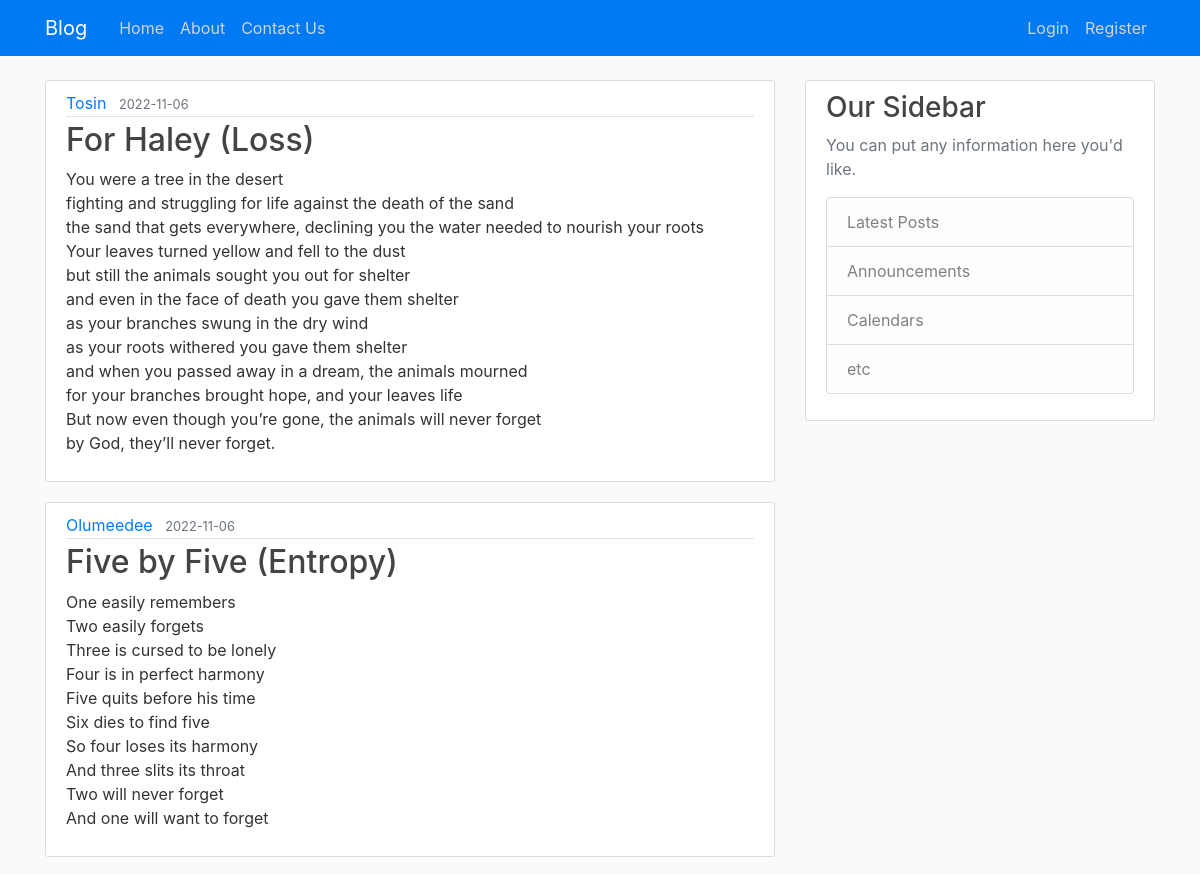
Page /home (upper part) on the earlier database version.
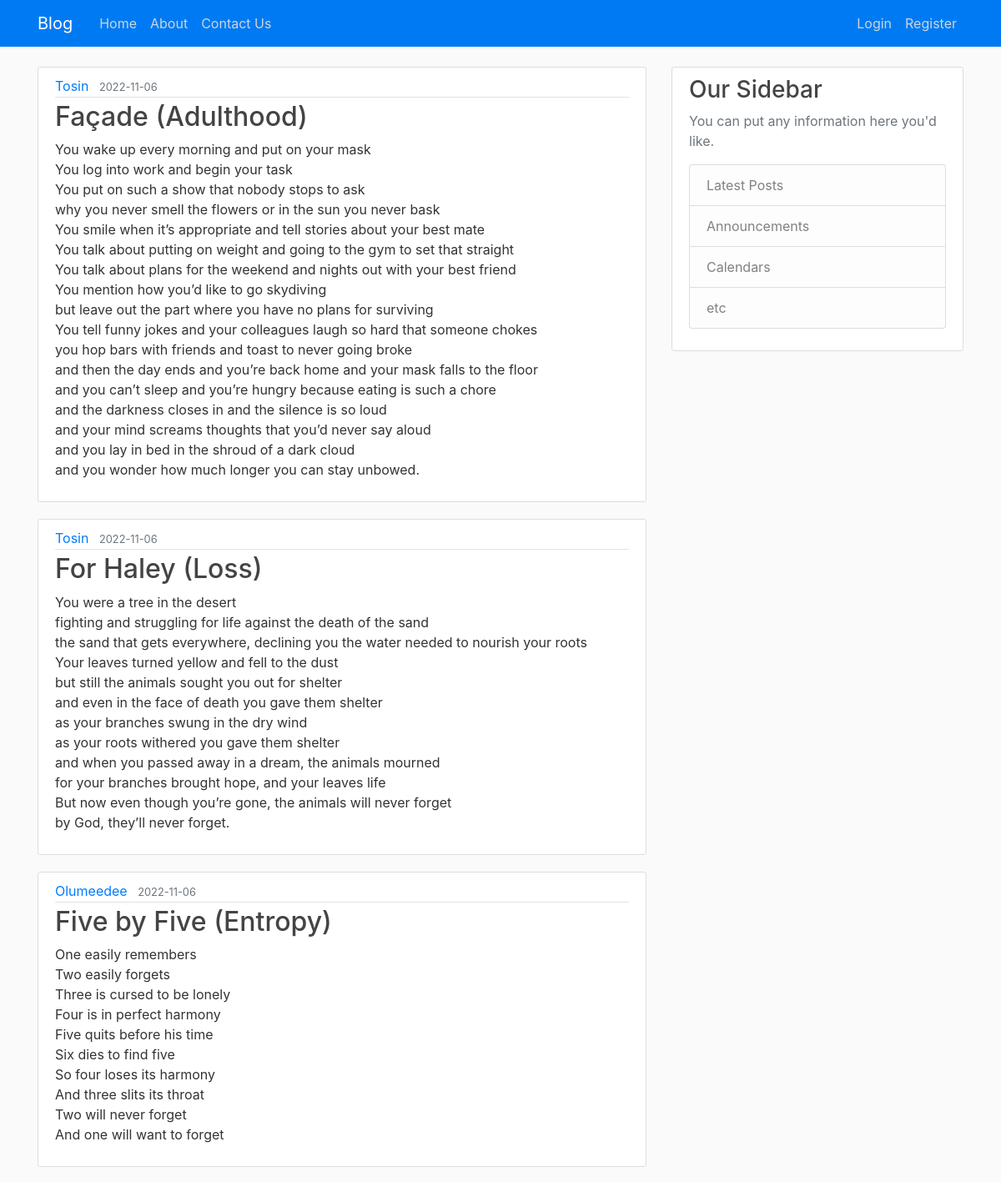
Same page on the later database version.
### app.py (models this page shows, shortened)
class Post(db.Model):
    id = db.Column(db.Integer(), primary_key=True)
    title = db.Column(db.String(255), nullable=False)
    date_posted = db.Column(db.DateTime(), nullable=False, default=datetime.utcnow)
    content = db.Column(db.Text(), nullable=False)
    author_id = db.Column(db.Integer(), db.ForeignKey('user.id'), nullable=False)

class User(db.Model, UserMixin):
    id = db.Column(db.Integer(), primary_key=True)
    username = db.Column(db.String(255), nullable=False, unique=True)
    first_name = db.Column(db.String(255), nullable=False)
    last_name = db.Column(db.String(255), nullable=False)
    email = db.Column(db.String(255), nullable=False, unique=True)
    password_hash = db.Column(db.Text(), nullable=False)
    posts = db.relationship('Post', backref='author', lazy=True)

### app.py (the view)
@app.route('/')
@app.route('/home')
def home():
    posts = Post.query.order_by(Post.date_posted.desc()).all()
    return render_template('index.html', posts=posts)

### app.py (called while the page is built)
@app.before_request
def create_tables():
    db.create_all()

### templates/index.html
{% extends "base.html" %}
{% block content %}
    {% for post in posts %}
        <article class="media content-section">
          <div class="media-body">
            <div class="article-metadata">
              <a class="mr-2" href="#">{{ post.author.username }}</a>
              <small class="text-muted">{{ post.date_posted.strftime('%Y-%m-%d') }}</small>
            </div>
            <h2><a class="article-title" href="{{ url_for('post', post_id=post.id) }}">{{ post.title }}</a></h2>
            <p class="article-content">{{ post.content }}</p>
          </div>
        </article>
    {% endfor %}
{% endblock content %}

### templates/base.html (shortened to what this page needs)
<!DOCTYPE html>
<html>
<head>
    <link rel="stylesheet" href="https://maxcdn.bootstrapcdn.com/bootstrap/4.0.0/css/bootstrap.min.css">
    <link rel="stylesheet" type="text/css" href="{{ url_for('static', filename='main.css') }}">
</head>
<body>
    <header class="site-header">
      <nav class="navbar navbar-expand-md navbar-dark bg-steel fixed-top">
        <div class="container">
          <a class="navbar-brand mr-4" href="/">Blog</a>
          <div class="collapse navbar-collapse" id="navbarToggle">
            {% if current_user.is_authenticated %}
            <div class="navbar-nav mr-auto">
              <a class="nav-item nav-link" href="{{url_for('home')}}">Home</a>
              <a class="nav-item nav-link" href="{{url_for('about')}}">About</a>
              <a class="nav-item nav-link" href="{{url_for('new_post')}}">Create Post</a>
            </div>
            <div class="navbar-nav">
              <a class="nav-item nav-link" href="{{url_for('contact')}}">Contact Us</a>
              <a class="nav-item nav-link" href="{{url_for('logout')}}">Logout</a>
            </div>
            {% else %}
            <div class="navbar-nav mr-auto">
              <a class="nav-item nav-link" href="{{url_for('home')}}">Home</a>
              <a class="nav-item nav-link" href="{{url_for('about')}}">About</a>
              <a class="nav-item nav-link" href="{{url_for('contact')}}">Contact Us</a>
            </div>
            <div class="navbar-nav">
              <a class="nav-item nav-link" href="{{url_for('login')}}">Login</a>
              <a class="nav-item nav-link" href="{{url_for('register')}}">Register</a>
            </div>
            {% endif %}
          </div>
        </div>
      </nav>
    </header>
    <main role="main" class="container">
      <div class="row">
        <div class="col-md-8">
          {% block content %}{% endblock %}
        </div>
        <div class="col-md-4">
          <div class="content-section">
            <h3>Our Sidebar</h3>
            <p class='text-muted'>You can put any information here you'd like.
              <ul class="list-group">
                <li class="list-group-item list-group-item-light">Latest Posts</li>
                <li class="list-group-item list-group-item-light">Announcements</li>
                <li class="list-group-item list-group-item-light">Calendars</li>
                <li class="list-group-item list-group-item-light">etc</li>
              </ul>
            </p>
          </div>
        </div>
      </div>
    </main>
</body>
</html>

### static/main.css (style rules this page uses)
body { background: #fafafa; color: #333333; margin-top: 5rem; }
h1, h2, h3, h4, h5, h6 { color: #444444; }
.bg-steel { background-color: #007AF3; }
.site-header .navbar-nav .nav-link { color: #cbd5db; }
.content-section { background: #ffffff; padding: 10px 20px; border: 1px solid #dddddd; border-radius: 3px; margin-bottom: 20px; }
.article-title { color: #444444; }
.article-content { white-space: pre-line; }
.article-metadata { padding-bottom: 1px; margin-bottom: 4px; border-bottom: 1px solid #e3e3e3 }

Differences in the rows shown:
added Post: author.username "Tosin", date_posted "2022-11-06", title "Façade (Adulthood)", content "You wake up every morning and put on your mask You log into work and begin your task You put on such a show that nobody stops to ask why you never smell the flowers or in the sun you never bask You smile when it’s appropriate and tell stories about your best mate You talk about putting on weight and going to the gym to set that straight You talk about plans for the weekend and nights out with your best friend You mention how you’d like to go skydiving but leave out the part where you have no plans for surviving You tell funny jokes and your colleagues laugh so hard that someone chokes you hop bars with friends and toast to never going broke and then the day ends and you’re back home and…"
